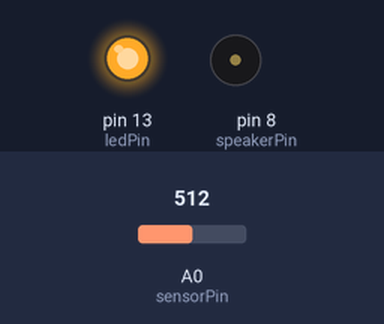
The sketch below on a simulated Arduino Uno, built with avr-gcc and run on an emulated ATmega328P. Shown: output pins drawn as LEDs (lit = HIGH), buzzer (waves = sounding). The test bench sets the inputs (shaded band); at power-on: A0 (sensorPin) = 512. What the sketch prints to the serial monitor is not drawn.

Above: at 0.1 s.
At 5.1 s:
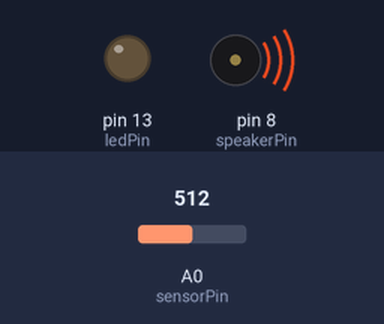
Timing chart, 0 to 6.6 s (numbered marks = the images above):
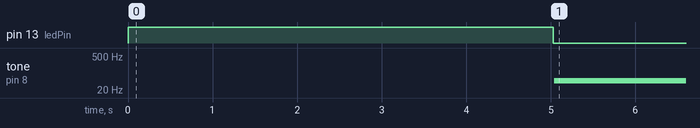

Measured:
- by itself, tone on pin 8 (speakerPin): silent → 49 Hz at 5.0 s

The sketch:

Project_6_theremin.ino
```cpp
int sensorValue;
int sensorPin = A0;
int sensorLow = 1023;
int sensorHigh = 0;
int speakerPin = 8;

const int ledPin = 13;

void setup()
{

    Serial.begin(9600);

    Serial.println("setup begin");

    pinMode(ledPin, OUTPUT);
    digitalWrite(ledPin, HIGH);

    Serial.println("calibrating sensor...");
    // calibrate the sensor for 5s
    // millis() returns milisecond passed since the last reset
    while(millis() < 5000)
    {
        // read sensor value
        sensorValue = analogRead(sensorPin);
        if(sensorValue > sensorHigh)
        {
            sensorHigh = sensorValue;
        }
        if(sensorValue < sensorLow)
        {
            sensorLow = sensorValue;
        }

        //delay for stability
        delay(1);
    }

    Serial.println("calibration complete!");
    Serial.print("sensor Low : "); Serial.println(sensorLow);
    Serial.print("sensor High: "); Serial.println(sensorHigh);
    Serial.println("--------------------------------");

    // turn off led
    digitalWrite(ledPin, LOW);
}

void loop()
{
    // read value
    sensorValue = analogRead(A0);

    // map the calibrated sensor value to frequency 50 - 4000
    int pitch = map(sensorValue, sensorLow, sensorHigh, 50, 4000);

    // debug
    Serial.print("pitch: "); Serial.println(pitch);

    // param: (pin, frequency, how long in milisecond);
    tone(speakerPin, pitch, 20);

    // delay to give time for the speaker to play sound
    delay(10);
}
```
